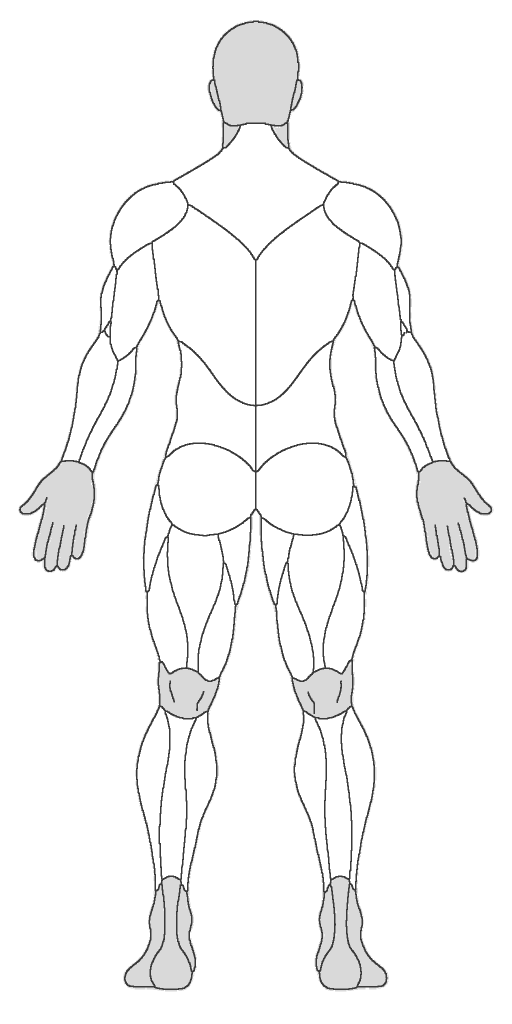
#> input picture packages/cresco_ui/assets/body/dos-base.png, 1024 x 2048 px, given in place of accueil-duo.png, which was not available (shown at 1/2 size)
$ python recapitulatif.py
#> lines starting #> are read from the running program, lines starting #| are printed output that depends on the picture
"""Recap sheet of the final media, with "Mon corps" rebuilt from the extracted masks as the app will."""
from pathlib import Path

from PIL import Image, ImageDraw, ImageFont

HERE = Path(__file__).parent
BODY = HERE.parents[2] / 'packages' / 'cresco_ui' / 'assets' / 'body'
BG = '#EFEFEA'
font = ImageFont.truetype('arialbd.ttf', 40)
small = ImageFont.truetype('arial.ttf', 26)

# Volume colors of the example week (amber → braise red; grey = nothing).
VOLUME = {'quadriceps': '#E8341C', 'pectoraux': '#FF5A1F', 'dos': '#FF8A2A', 'epaules': '#FFB020',
          'triceps': '#FFB020', 'biceps': '#FFC96B', 'abdominaux': '#FFC96B', 'avant_bras': '#FFC96B'}
NOTHING = '#C9CBC4'


def body(side):
    base = Image.open(BODY / f'{side}-base.png').convert('RGBA')
    canvas = Image.new('RGBA', base.size, (255, 255, 255, 0))
    for mask in sorted(BODY.glob(f'{side}-*.png')):
        slug = mask.stem[len(side) + 1:]
        if slug in ('base', 'labels'):
            continue
        alpha = Image.open(mask).getchannel('A')
        tint = Image.new('RGBA', base.size, VOLUME.get(slug, NOTHING))
        tint.putalpha(alpha)
        canvas.alpha_composite(tint)
    canvas.alpha_composite(base)
    return canvas


def fit(img, w, h):
    img = img.copy()
    img.thumbnail((w, h))
    return img


sheet = Image.new('RGB', (2400, 2050), BG)
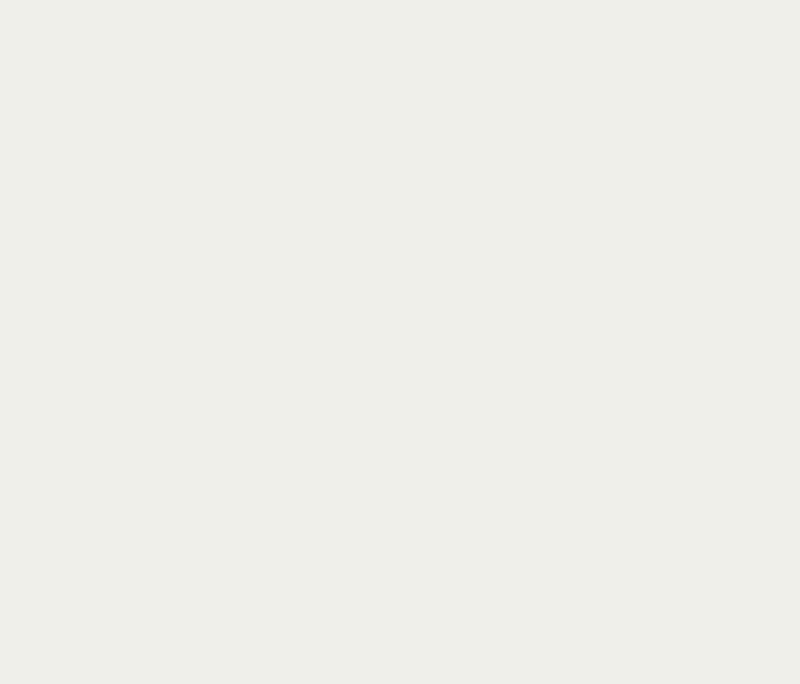
#> sheet: PIL image 2400x2050 RGB (shown at 1/3 size); mean R, G, B 239, 239, 234
d = ImageDraw.Draw(sheet)
d.text((40, 30), 'Cresco · médias définitifs générés avec ChatGPT', fill='#0A0A0A', font=font)

duo = fit(Image.open(HERE / 'accueil-duo' / 'accueil-duo.png').convert('RGBA'), 760, 760)
#> in fit, img is the input picture: PIL image 1024x2048 RGBA; mean R, G, B, A 15.5, 15.5, 15.5, 23.9
#> in fit, `img.thumbnail((w, h))`:
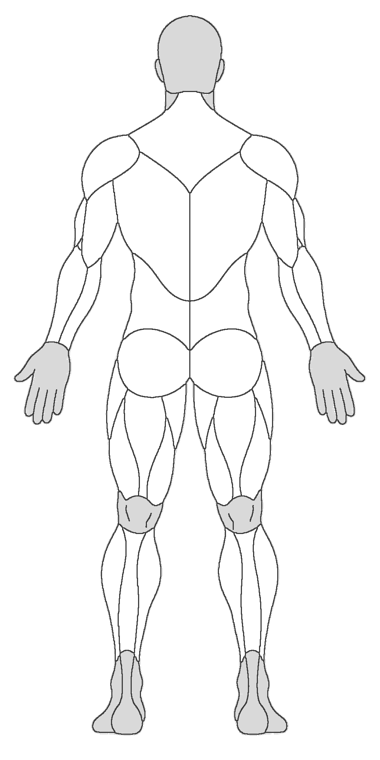
#> img: PIL image 380x760 RGBA; mean R, G, B, A 18.7, 18.7, 18.7, 24; transparent parts drawn white
sheet.paste(duo, (40, 110), duo)
d.text((40, 880), 'Accueil : le duo', fill='#0A0A0A', font=small)

for row, who in enumerate(('coach-femme', 'coach-homme')):
    for i, pose in enumerate(('salue', 'explique', 'carnet', 'pouce', 'reflechit', 'celebre')):
        im = fit(Image.open(HERE / who / f'pose-{pose}.png').convert('RGBA'), 250, 250)
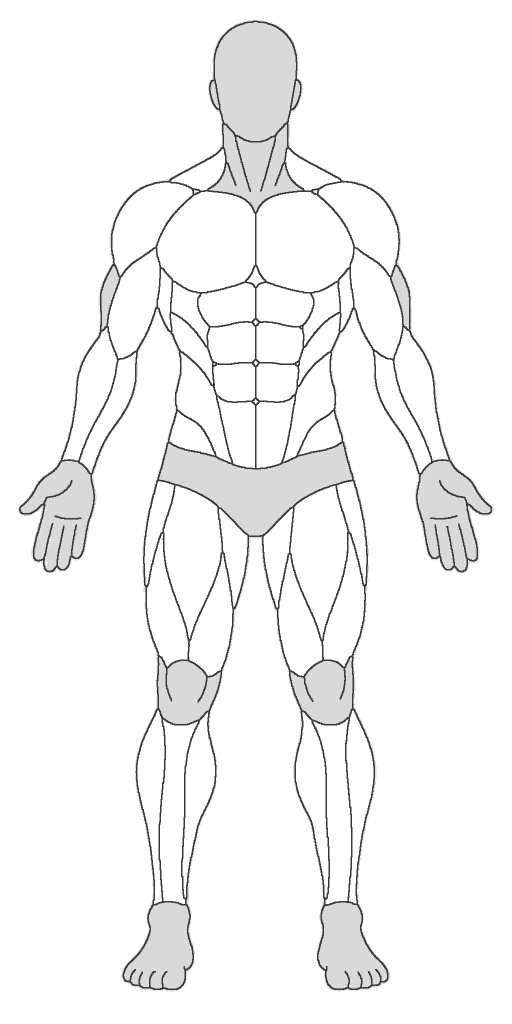
#> input picture packages/cresco_ui/assets/body/face-base.png, 1024 x 2048 px, given in place of pose-salue.png, which was not available (shown at 1/2 size)
#> call 2 of fit, with w = 250, h = 250
#> in fit, img is the input picture: PIL image 1024x2048 RGBA; mean R, G, B, A 21.4, 21.4, 21.4, 31.6
#> in fit (call 2), `img.thumbnail((w, h))`:
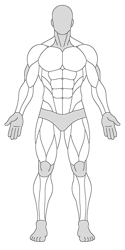
#> img: PIL image 125x250 RGBA; mean R, G, B, A 29.4, 29.4, 29.4, 32; transparent parts drawn white
        sheet.paste(im, (840 + i * 255, 110 + row * 380), im)
#> (the run stopped early here; a loop or call above may not have finished)
